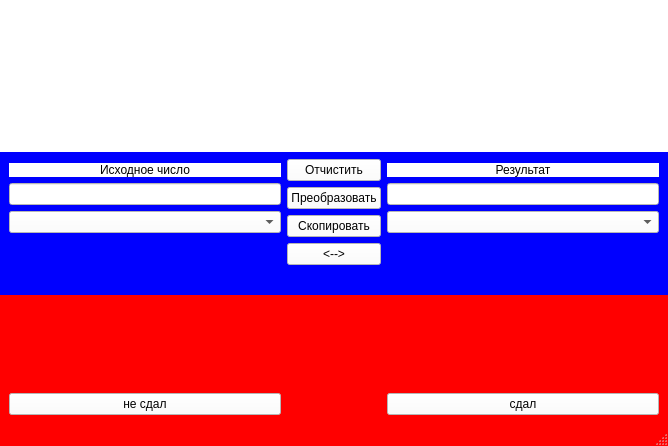
<?xml version="1.0" encoding="UTF-8"?>
<ui version="4.0">
 <class>MainWindow</class>
 <widget class="QMainWindow" name="MainWindow">
  <property name="enabled">
   <bool>true</bool>
  </property>
  <property name="geometry">
   <rect>
    <x>0</x>
    <y>0</y>
    <width>668</width>
    <height>446</height>
   </rect>
  </property>
  <property name="sizePolicy">
   <sizepolicy hsizetype="Fixed" vsizetype="Fixed">
    <horstretch>0</horstretch>
    <verstretch>0</verstretch>
   </sizepolicy>
  </property>
  <property name="maximumSize">
   <size>
    <width>16777212</width>
    <height>16777215</height>
   </size>
  </property>
  <property name="palette">
   <palette>
    <active>
     <colorrole role="Button">
      <brush brushstyle="LinearGradientPattern">
       <gradient startx="0.000000000000000" starty="0.000000000000000" endx="0.000000000000000" endy="1.000000000000000" type="LinearGradient" spread="PadSpread" coordinatemode="ObjectBoundingMode">
        <gradientstop position="0.000000000000000">
         <color alpha="255">
          <red>255</red>
          <green>255</green>
          <blue>255</blue>
         </color>
        </gradientstop>
        <gradientstop position="0.339795000000000">
         <color alpha="255">
          <red>255</red>
          <green>255</green>
          <blue>255</blue>
         </color>
        </gradientstop>
        <gradientstop position="0.339799000000000">
         <color alpha="255">
          <red>0</red>
          <green>0</green>
          <blue>255</blue>
         </color>
        </gradientstop>
        <gradientstop position="0.662444000000000">
         <color alpha="255">
          <red>0</red>
          <green>0</green>
          <blue>255</blue>
         </color>
        </gradientstop>
        <gradientstop position="0.662469000000000">
         <color alpha="255">
          <red>255</red>
          <green>0</green>
          <blue>0</blue>
         </color>
        </gradientstop>
        <gradientstop position="1.000000000000000">
         <color alpha="255">
          <red>255</red>
          <green>0</green>
          <blue>0</blue>
         </color>
        </gradientstop>
       </gradient>
      </brush>
     </colorrole>
     <colorrole role="Base">
      <brush brushstyle="LinearGradientPattern">
       <gradient startx="0.000000000000000" starty="0.000000000000000" endx="0.000000000000000" endy="1.000000000000000" type="LinearGradient" spread="PadSpread" coordinatemode="ObjectBoundingMode">
        <gradientstop position="0.000000000000000">
         <color alpha="255">
          <red>255</red>
          <green>255</green>
          <blue>255</blue>
         </color>
        </gradientstop>
        <gradientstop position="0.339795000000000">
         <color alpha="255">
          <red>255</red>
          <green>255</green>
          <blue>255</blue>
         </color>
        </gradientstop>
        <gradientstop position="0.339799000000000">
         <color alpha="255">
          <red>0</red>
          <green>0</green>
          <blue>255</blue>
         </color>
        </gradientstop>
        <gradientstop position="0.662444000000000">
         <color alpha="255">
          <red>0</red>
          <green>0</green>
          <blue>255</blue>
         </color>
        </gradientstop>
        <gradientstop position="0.662469000000000">
         <color alpha="255">
          <red>255</red>
          <green>0</green>
          <blue>0</blue>
         </color>
        </gradientstop>
        <gradientstop position="1.000000000000000">
         <color alpha="255">
          <red>255</red>
          <green>0</green>
          <blue>0</blue>
         </color>
        </gradientstop>
       </gradient>
      </brush>
     </colorrole>
     <colorrole role="Window">
      <brush brushstyle="LinearGradientPattern">
       <gradient startx="0.000000000000000" starty="0.000000000000000" endx="0.000000000000000" endy="1.000000000000000" type="LinearGradient" spread="PadSpread" coordinatemode="ObjectBoundingMode">
        <gradientstop position="0.000000000000000">
         <color alpha="255">
          <red>255</red>
          <green>255</green>
          <blue>255</blue>
         </color>
        </gradientstop>
        <gradientstop position="0.339795000000000">
         <color alpha="255">
          <red>255</red>
          <green>255</green>
          <blue>255</blue>
         </color>
        </gradientstop>
        <gradientstop position="0.339799000000000">
         <color alpha="255">
          <red>0</red>
          <green>0</green>
          <blue>255</blue>
         </color>
        </gradientstop>
        <gradientstop position="0.662444000000000">
         <color alpha="255">
          <red>0</red>
          <green>0</green>
          <blue>255</blue>
         </color>
        </gradientstop>
        <gradientstop position="0.662469000000000">
         <color alpha="255">
          <red>255</red>
          <green>0</green>
          <blue>0</blue>
         </color>
        </gradientstop>
        <gradientstop position="1.000000000000000">
         <color alpha="255">
          <red>255</red>
          <green>0</green>
          <blue>0</blue>
         </color>
        </gradientstop>
       </gradient>
      </brush>
     </colorrole>
    </active>
    <inactive>
     <colorrole role="Button">
      <brush brushstyle="LinearGradientPattern">
       <gradient startx="0.000000000000000" starty="0.000000000000000" endx="0.000000000000000" endy="1.000000000000000" type="LinearGradient" spread="PadSpread" coordinatemode="ObjectBoundingMode">
        <gradientstop position="0.000000000000000">
         <color alpha="255">
          <red>255</red>
          <green>255</green>
          <blue>255</blue>
         </color>
        </gradientstop>
        <gradientstop position="0.339795000000000">
         <color alpha="255">
          <red>255</red>
          <green>255</green>
          <blue>255</blue>
         </color>
        </gradientstop>
        <gradientstop position="0.339799000000000">
         <color alpha="255">
          <red>0</red>
          <green>0</green>
          <blue>255</blue>
         </color>
        </gradientstop>
        <gradientstop position="0.662444000000000">
         <color alpha="255">
          <red>0</red>
          <green>0</green>
          <blue>255</blue>
         </color>
        </gradientstop>
        <gradientstop position="0.662469000000000">
         <color alpha="255">
          <red>255</red>
          <green>0</green>
          <blue>0</blue>
         </color>
        </gradientstop>
        <gradientstop position="1.000000000000000">
         <color alpha="255">
          <red>255</red>
          <green>0</green>
          <blue>0</blue>
         </color>
        </gradientstop>
       </gradient>
      </brush>
     </colorrole>
     <colorrole role="Base">
      <brush brushstyle="LinearGradientPattern">
       <gradient startx="0.000000000000000" starty="0.000000000000000" endx="0.000000000000000" endy="1.000000000000000" type="LinearGradient" spread="PadSpread" coordinatemode="ObjectBoundingMode">
        <gradientstop position="0.000000000000000">
         <color alpha="255">
          <red>255</red>
          <green>255</green>
          <blue>255</blue>
         </color>
        </gradientstop>
        <gradientstop position="0.339795000000000">
         <color alpha="255">
          <red>255</red>
          <green>255</green>
          <blue>255</blue>
         </color>
        </gradientstop>
        <gradientstop position="0.339799000000000">
         <color alpha="255">
          <red>0</red>
          <green>0</green>
          <blue>255</blue>
         </color>
        </gradientstop>
        <gradientstop position="0.662444000000000">
         <color alpha="255">
          <red>0</red>
          <green>0</green>
          <blue>255</blue>
         </color>
        </gradientstop>
        <gradientstop position="0.662469000000000">
         <color alpha="255">
          <red>255</red>
          <green>0</green>
          <blue>0</blue>
         </color>
        </gradientstop>
        <gradientstop position="1.000000000000000">
         <color alpha="255">
          <red>255</red>
          <green>0</green>
          <blue>0</blue>
         </color>
        </gradientstop>
       </gradient>
      </brush>
     </colorrole>
     <colorrole role="Window">
      <brush brushstyle="LinearGradientPattern">
       <gradient startx="0.000000000000000" starty="0.000000000000000" endx="0.000000000000000" endy="1.000000000000000" type="LinearGradient" spread="PadSpread" coordinatemode="ObjectBoundingMode">
        <gradientstop position="0.000000000000000">
         <color alpha="255">
          <red>255</red>
          <green>255</green>
          <blue>255</blue>
         </color>
        </gradientstop>
        <gradientstop position="0.339795000000000">
         <color alpha="255">
          <red>255</red>
          <green>255</green>
          <blue>255</blue>
         </color>
        </gradientstop>
        <gradientstop position="0.339799000000000">
         <color alpha="255">
          <red>0</red>
          <green>0</green>
          <blue>255</blue>
         </color>
        </gradientstop>
        <gradientstop position="0.662444000000000">
         <color alpha="255">
          <red>0</red>
          <green>0</green>
          <blue>255</blue>
         </color>
        </gradientstop>
        <gradientstop position="0.662469000000000">
         <color alpha="255">
          <red>255</red>
          <green>0</green>
          <blue>0</blue>
         </color>
        </gradientstop>
        <gradientstop position="1.000000000000000">
         <color alpha="255">
          <red>255</red>
          <green>0</green>
          <blue>0</blue>
         </color>
        </gradientstop>
       </gradient>
      </brush>
     </colorrole>
    </inactive>
    <disabled>
     <colorrole role="Button">
      <brush brushstyle="LinearGradientPattern">
       <gradient startx="0.000000000000000" starty="0.000000000000000" endx="0.000000000000000" endy="1.000000000000000" type="LinearGradient" spread="PadSpread" coordinatemode="ObjectBoundingMode">
        <gradientstop position="0.000000000000000">
         <color alpha="255">
          <red>255</red>
          <green>255</green>
          <blue>255</blue>
         </color>
        </gradientstop>
        <gradientstop position="0.339795000000000">
         <color alpha="255">
          <red>255</red>
          <green>255</green>
          <blue>255</blue>
         </color>
        </gradientstop>
        <gradientstop position="0.339799000000000">
         <color alpha="255">
          <red>0</red>
          <green>0</green>
          <blue>255</blue>
         </color>
        </gradientstop>
        <gradientstop position="0.662444000000000">
         <color alpha="255">
          <red>0</red>
          <green>0</green>
          <blue>255</blue>
         </color>
        </gradientstop>
        <gradientstop position="0.662469000000000">
         <color alpha="255">
          <red>255</red>
          <green>0</green>
          <blue>0</blue>
         </color>
        </gradientstop>
        <gradientstop position="1.000000000000000">
         <color alpha="255">
          <red>255</red>
          <green>0</green>
          <blue>0</blue>
         </color>
        </gradientstop>
       </gradient>
      </brush>
     </colorrole>
     <colorrole role="Base">
      <brush brushstyle="LinearGradientPattern">
       <gradient startx="0.000000000000000" starty="0.000000000000000" endx="0.000000000000000" endy="1.000000000000000" type="LinearGradient" spread="PadSpread" coordinatemode="ObjectBoundingMode">
        <gradientstop position="0.000000000000000">
         <color alpha="255">
          <red>255</red>
          <green>255</green>
          <blue>255</blue>
         </color>
        </gradientstop>
        <gradientstop position="0.339795000000000">
         <color alpha="255">
          <red>255</red>
          <green>255</green>
          <blue>255</blue>
         </color>
        </gradientstop>
        <gradientstop position="0.339799000000000">
         <color alpha="255">
          <red>0</red>
          <green>0</green>
          <blue>255</blue>
         </color>
        </gradientstop>
        <gradientstop position="0.662444000000000">
         <color alpha="255">
          <red>0</red>
          <green>0</green>
          <blue>255</blue>
         </color>
        </gradientstop>
        <gradientstop position="0.662469000000000">
         <color alpha="255">
          <red>255</red>
          <green>0</green>
          <blue>0</blue>
         </color>
        </gradientstop>
        <gradientstop position="1.000000000000000">
         <color alpha="255">
          <red>255</red>
          <green>0</green>
          <blue>0</blue>
         </color>
        </gradientstop>
       </gradient>
      </brush>
     </colorrole>
     <colorrole role="Window">
      <brush brushstyle="LinearGradientPattern">
       <gradient startx="0.000000000000000" starty="0.000000000000000" endx="0.000000000000000" endy="1.000000000000000" type="LinearGradient" spread="PadSpread" coordinatemode="ObjectBoundingMode">
        <gradientstop position="0.000000000000000">
         <color alpha="255">
          <red>255</red>
          <green>255</green>
          <blue>255</blue>
         </color>
        </gradientstop>
        <gradientstop position="0.339795000000000">
         <color alpha="255">
          <red>255</red>
          <green>255</green>
          <blue>255</blue>
         </color>
        </gradientstop>
        <gradientstop position="0.339799000000000">
         <color alpha="255">
          <red>0</red>
          <green>0</green>
          <blue>255</blue>
         </color>
        </gradientstop>
        <gradientstop position="0.662444000000000">
         <color alpha="255">
          <red>0</red>
          <green>0</green>
          <blue>255</blue>
         </color>
        </gradientstop>
        <gradientstop position="0.662469000000000">
         <color alpha="255">
          <red>255</red>
          <green>0</green>
          <blue>0</blue>
         </color>
        </gradientstop>
        <gradientstop position="1.000000000000000">
         <color alpha="255">
          <red>255</red>
          <green>0</green>
          <blue>0</blue>
         </color>
        </gradientstop>
       </gradient>
      </brush>
     </colorrole>
    </disabled>
   </palette>
  </property>
  <property name="font">
   <font>
    <hintingpreference>PreferDefaultHinting</hintingpreference>
   </font>
  </property>
  <property name="windowTitle">
   <string>MainWindow</string>
  </property>
  <property name="layoutDirection">
   <enum>Qt::LayoutDirection::LeftToRight</enum>
  </property>
  <property name="styleSheet">
   <string notr="true">background-color: qlineargradient(spread:pad, x1:0, y1:0, x2:0, y2:1, 
    stop:0 rgba(255, 255, 255, 255), 
    stop:0.339795 rgba(255, 255, 255, 255), 
    stop:0.339799 rgba(0, 0, 255, 255), 
    stop:0.662444 rgba(0, 0, 255, 255), 
    stop:0.662469 rgba(255, 0, 0, 255), 
    stop:1 rgba(255, 0, 0, 255));
</string>
  </property>
  <property name="iconSize">
   <size>
    <width>1000</width>
    <height>1000</height>
   </size>
  </property>
  <widget class="QWidget" name="centralwidget">
   <layout class="QHBoxLayout" name="horizontalLayout">
    <item>
     <layout class="QVBoxLayout" name="verticalLayout">
      <item>
       <spacer name="verticalSpacer_2">
        <property name="orientation">
         <enum>Qt::Orientation::Vertical</enum>
        </property>
        <property name="sizeHint" stdset="0">
         <size>
          <width>20</width>
          <height>40</height>
         </size>
        </property>
       </spacer>
      </item>
      <item>
       <widget class="QLabel" name="label">
        <property name="styleSheet">
         <string notr="true">background-color: rgb(255, 255, 255);</string>
        </property>
        <property name="text">
         <string>&lt;html&gt;&lt;head/&gt;&lt;body&gt;&lt;p align=&quot;center&quot;&gt;Исходное число&lt;/p&gt;&lt;/body&gt;&lt;/html&gt;</string>
        </property>
       </widget>
      </item>
      <item>
       <widget class="QLineEdit" name="initialNumb">
        <property name="enabled">
         <bool>true</bool>
        </property>
        <property name="styleSheet">
         <string notr="true">background-color: rgb(255, 255, 255);

</string>
        </property>
       </widget>
      </item>
      <item>
       <widget class="QComboBox" name="comboBox">
        <property name="font">
         <font>
          <family>Segoe UI</family>
          <pointsize>9</pointsize>
          <italic>false</italic>
          <bold>false</bold>
         </font>
        </property>
        <property name="styleSheet">
         <string notr="true">background-color: rgb(255, 255, 255);
</string>
        </property>
       </widget>
      </item>
      <item>
       <spacer name="verticalSpacer">
        <property name="orientation">
         <enum>Qt::Orientation::Vertical</enum>
        </property>
        <property name="sizeHint" stdset="0">
         <size>
          <width>20</width>
          <height>40</height>
         </size>
        </property>
       </spacer>
      </item>
      <item>
       <widget class="QPushButton" name="nopass">
        <property name="styleSheet">
         <string notr="true">background-color: rgb(255, 255, 255);</string>
        </property>
        <property name="text">
         <string>не сдал</string>
        </property>
       </widget>
      </item>
     </layout>
    </item>
    <item>
     <layout class="QVBoxLayout" name="verticalLayout_3">
      <item>
       <spacer name="verticalSpacer_5">
        <property name="orientation">
         <enum>Qt::Orientation::Vertical</enum>
        </property>
        <property name="sizeHint" stdset="0">
         <size>
          <width>20</width>
          <height>40</height>
         </size>
        </property>
       </spacer>
      </item>
      <item>
       <widget class="QPushButton" name="clearButton">
        <property name="styleSheet">
         <string notr="true">background-color: rgb(255, 255, 255);</string>
        </property>
        <property name="text">
         <string>Отчистить</string>
        </property>
        <property name="icon">
         <iconset theme="QIcon::ThemeIcon::EditDelete"/>
        </property>
       </widget>
      </item>
      <item>
       <widget class="QPushButton" name="convertButton">
        <property name="styleSheet">
         <string notr="true">background-color: rgb(255, 255, 255);</string>
        </property>
        <property name="text">
         <string>Преобразовать</string>
        </property>
        <property name="icon">
         <iconset theme="QIcon::ThemeIcon::DocumentSend"/>
        </property>
       </widget>
      </item>
      <item>
       <widget class="QPushButton" name="copyButton">
        <property name="styleSheet">
         <string notr="true">background-color: rgb(255, 255, 255);</string>
        </property>
        <property name="text">
         <string>Скопировать</string>
        </property>
        <property name="icon">
         <iconset theme="QIcon::ThemeIcon::EditCopy"/>
        </property>
       </widget>
      </item>
      <item>
       <widget class="QPushButton" name="swapButton">
        <property name="styleSheet">
         <string notr="true">background-color: rgb(255, 255, 255);</string>
        </property>
        <property name="text">
         <string>&lt;--&gt;</string>
        </property>
       </widget>
      </item>
      <item>
       <spacer name="verticalSpacer_6">
        <property name="orientation">
         <enum>Qt::Orientation::Vertical</enum>
        </property>
        <property name="sizeHint" stdset="0">
         <size>
          <width>20</width>
          <height>40</height>
         </size>
        </property>
       </spacer>
      </item>
     </layout>
    </item>
    <item>
     <layout class="QVBoxLayout" name="verticalLayout_2">
      <item>
       <spacer name="verticalSpacer_3">
        <property name="orientation">
         <enum>Qt::Orientation::Vertical</enum>
        </property>
        <property name="sizeHint" stdset="0">
         <size>
          <width>20</width>
          <height>40</height>
         </size>
        </property>
       </spacer>
      </item>
      <item>
       <widget class="QLabel" name="label_2">
        <property name="styleSheet">
         <string notr="true">background-color: rgb(255, 255, 255);
</string>
        </property>
        <property name="text">
         <string>&lt;html&gt;&lt;head/&gt;&lt;body&gt;&lt;p align=&quot;center&quot;&gt;Результат&lt;/p&gt;&lt;/body&gt;&lt;/html&gt;</string>
        </property>
       </widget>
      </item>
      <item>
       <widget class="QLineEdit" name="resultNumb">
        <property name="styleSheet">
         <string notr="true">background-color: rgb(255, 255, 255);</string>
        </property>
       </widget>
      </item>
      <item>
       <widget class="QComboBox" name="comboBox_2">
        <property name="enabled">
         <bool>true</bool>
        </property>
        <property name="font">
         <font>
          <family>Segoe UI</family>
          <pointsize>9</pointsize>
          <italic>false</italic>
          <bold>false</bold>
          <stylestrategy>PreferAntialias</stylestrategy>
          <hintingpreference>PreferDefaultHinting</hintingpreference>
         </font>
        </property>
        <property name="contextMenuPolicy">
         <enum>Qt::ContextMenuPolicy::NoContextMenu</enum>
        </property>
        <property name="styleSheet">
         <string notr="true">background-color: rgb(255, 255, 255);</string>
        </property>
        <property name="iconSize">
         <size>
          <width>16</width>
          <height>16</height>
         </size>
        </property>
       </widget>
      </item>
      <item>
       <spacer name="verticalSpacer_4">
        <property name="orientation">
         <enum>Qt::Orientation::Vertical</enum>
        </property>
        <property name="sizeHint" stdset="0">
         <size>
          <width>20</width>
          <height>40</height>
         </size>
        </property>
       </spacer>
      </item>
      <item>
       <widget class="QPushButton" name="pass">
        <property name="enabled">
         <bool>true</bool>
        </property>
        <property name="sizePolicy">
         <sizepolicy hsizetype="Minimum" vsizetype="Minimum">
          <horstretch>0</horstretch>
          <verstretch>0</verstretch>
         </sizepolicy>
        </property>
        <property name="minimumSize">
         <size>
          <width>0</width>
          <height>0</height>
         </size>
        </property>
        <property name="maximumSize">
         <size>
          <width>16777215</width>
          <height>16777215</height>
         </size>
        </property>
        <property name="sizeIncrement">
         <size>
          <width>0</width>
          <height>-1</height>
         </size>
        </property>
        <property name="baseSize">
         <size>
          <width>0</width>
          <height>-1</height>
         </size>
        </property>
        <property name="cursor">
         <cursorShape>ArrowCursor</cursorShape>
        </property>
        <property name="focusPolicy">
         <enum>Qt::FocusPolicy::NoFocus</enum>
        </property>
        <property name="contextMenuPolicy">
         <enum>Qt::ContextMenuPolicy::NoContextMenu</enum>
        </property>
        <property name="styleSheet">
         <string notr="true">background-color: rgb(255, 255, 255);
</string>
        </property>
        <property name="text">
         <string>сдал</string>
        </property>
        <property name="iconSize">
         <size>
          <width>2000</width>
          <height>2000</height>
         </size>
        </property>
        <property name="shortcut">
         <string notr="true"/>
        </property>
       </widget>
      </item>
     </layout>
    </item>
   </layout>
  </widget>
  <widget class="QMenuBar" name="menubar">
   <property name="geometry">
    <rect>
     <x>0</x>
     <y>0</y>
     <width>668</width>
     <height>26</height>
    </rect>
   </property>
  </widget>
  <widget class="QStatusBar" name="statusbar"/>
 </widget>
 <resources/>
 <connections/>
</ui>
